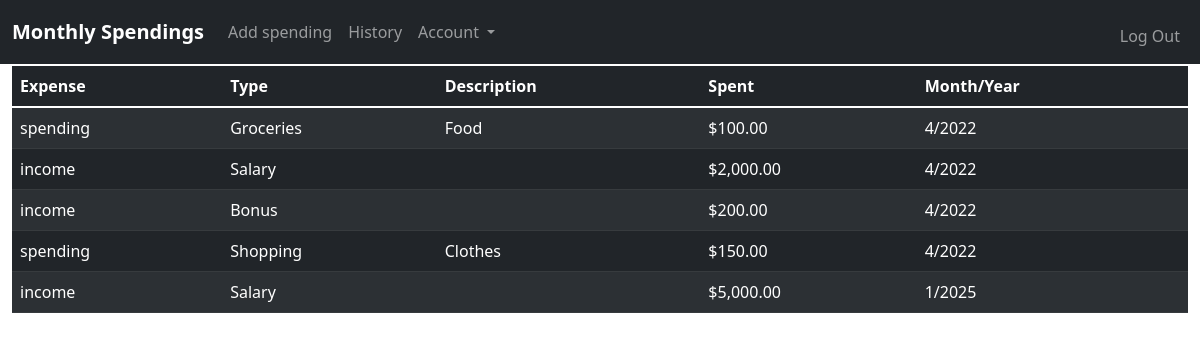
The app's page /history (signed in) with its own data.
### tables this page shows
CREATE TABLE user_history (transaction_id INTEGER PRIMARY KEY AUTOINCREMENT NOT NULL, user_id INTEGER NOT NULL, spending TEXT NOT NULL, type TEXT NOT NULL, description TEXT NOT NULL, amount NUMERIC NOT NULL, date TEXT NOT NULL);

### app.py (the view)
@app.route("/history")
@login_required
def history():
    database = sqlite3.connect("users.db")
    db = database.cursor()
    db.execute("SELECT * FROM user_history WHERE user_id=?", (session["user_id"],))
    history = db.fetchall()
    amount = []
    for items in history:
        amount.append(usd(items[5]))
    database.close()
    return render_template("history.html", history=history, amount=amount)

### helpers.py (called while the page is built)
def login_required(f):
    @wraps(f)
    def decorated_function(*args, **kwargs):
        if session.get("user_id") is None:
            return redirect("/login")
        return f(*args, **kwargs)
    return decorated_function

def usd(value):
    return f"${value:,.2f}"

### templates/history.html (shortened to what this page needs)
{% extends "layout.html" %}
{% block head %}<link rel="stylesheet" href="../static/style.css">{% endblock %}
{% block main %}
<div class="container-fluid">
    <table class="table table-dark table-striped history">
        <thead>
            <tr class="table-dark">
                <th class="table-dark">Expense</th>
                <th class="table-dark">Type</th>
                <th class="table-dark">Description</th>
                <th class="table-dark">Spent</th>
                <th class="table-dark">Month/Year</th>
            </tr>
        </thead>
        <tbody>
            {% for expenses in history %}
            <tr class="table-dark">
                <td class="table-dark">{{ expenses[2] }}</td>
                <td class="table-dark">{{ expenses[3] }}</td>
                <td class="table-dark">{{ expenses[4] }}</td>
                <td class="table-dark">{{ amount[loop.index0] }}</td>
                <td class="table-dark">{{ expenses[6] }}</td>
            </tr>
            {% endfor %}
        </tbody>
    </table>
</div>
{% endblock %}

### templates/layout.html (shortened to what this page needs)
<!DOCTYPE html>
<html lang="en">
<head>
    <link href="https://cdn.jsdelivr.net/npm/bootstrap@5.1.3/dist/css/bootstrap.min.css" rel="stylesheet">
    {% block head %}{% endblock %}
</head>
<body>
    <header>
        <nav class="navbar navbar-expand-lg navbar-dark bg-dark" style="margin-bottom: 2px;">
            <div class="container-fluid">
              <a class="navbar-brand fw-bold" href="/">Monthly Spendings</a>
              <div class="collapse navbar-collapse" id="navbarSupportedContent">
                {% if session["user_id"] %}
                  <ul class="navbar-nav me-auto mb-2 mb-lg-0">
                    <li class="nav-item">
                      <a class="nav-link " aria-current="page" href="/spending">Add spending</a>
                    </li>
                    <li class="nav-item">
                      <a class="nav-link" href="/history">History</a>
                    </li>
                    <li class="nav-item dropdown">
                      <a class="nav-link dropdown-toggle" id="navbarDropdown" role="button" data-bs-toggle="dropdown" aria-expanded="false">
                        Account
                      </a>
                    </li>
                  </ul>
                  <ul class="navbar-nav ms-auto mt-2">
                    <li class="nav-tem"><a class="nav-link" href="/logout">Log Out</a></li>
                </ul>
                {% else %}
                  <ul class="navbar-nav ms-auto mt-2">
                      <li class="nav-tem"><a class="nav-link" href="/register">Register</a></li>
                      <li class="nav-tem"><a class="nav-link" href="/login">Login</a></li>
                  </ul>
                {% endif %}
              </div>
            </div>
          </nav>
    </header>
    <main>
        {% block main %}{% endblock %}
    </main>
  </body>
</html>

### records on screen
user_history: spending "spending", type "Groceries", description "Food", amount "$100.00", date "4/2022"
user_history: spending "income", type "Salary", amount "$2,000.00", date "4/2022"
user_history: spending "income", type "Bonus", amount "$200.00", date "4/2022"
user_history: spending "spending", type "Shopping", description "Clothes", amount "$150.00", date "4/2022"
user_history: spending "income", type "Salary", amount "$5,000.00", date "1/2025"
